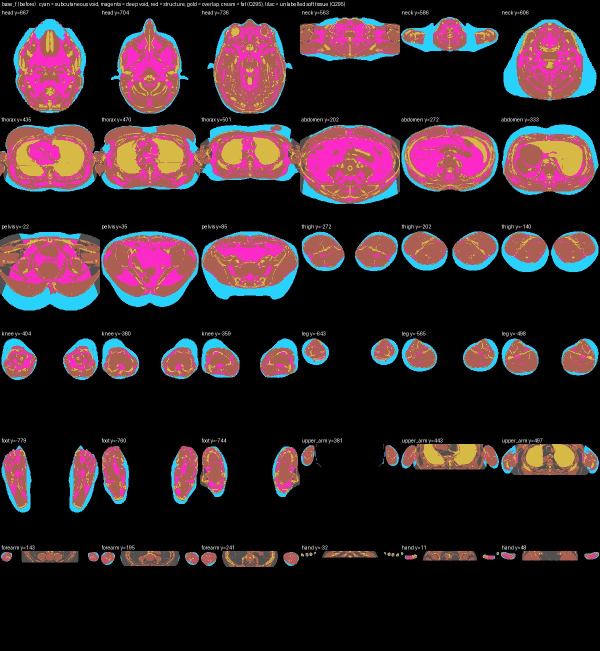
#> input picture data/derived/Q295_montages/base_f_before.jpg, 1200 x 1302 px (shown at 1/2 size)
$ python -i q205_hand_evidence.py   (imports and definitions only)
#> lines starting #> are read from the running program, lines starting #| are printed output that depends on the picture
"""Q205: bone evidence of HIS two hands from the full-resolution crops of scripts/cryo/q205_hand_crops.py -> data/derived/Q205_his_hand_photo_evidence.npz
(cream bone pixels, same rule as scripts/cryo/q192_hand_evidence.py: value > 165, saturation < 0.46, r-g < 36, b > 80, g > 0.8 r; inside the hand tissue, deeper than 4.5 mm; blobs >= 12 mm2),
block-reduced to 1 mm voxels (>= 50 % of the 3 x 3 pixels) in atlas mm.  Real pixels only.
    python3 scripts/cryo/q205_hand_evidence.py CROPS.npz [OUT.npz]
"""
import sys

import numpy as np
from scipy import ndimage as ndi

PX = 0.33


def cream(im):
    f = im.astype(np.float32)
    r, g, b = f[..., 0], f[..., 1], f[..., 2]
    v = f.max(-1)
    sat = (v - f.min(-1)) / np.maximum(v, 1)
    return (v > 165) & (sat < 0.46) & ((r - g) < 36) & (b > 80) & (g > 0.80 * r)


def tissue(im):
    i16 = im.astype(np.int16)
    T = (i16[..., 0] > i16[..., 2] + 20) & (i16.max(-1) > 45)
    T = ndi.binary_opening(T, iterations=2)
    lab, n = ndi.label(T)
    if n:
        sz = ndi.sum(T, lab, range(1, n + 1))
        T = np.isin(lab, 1 + np.flatnonzero(sz > 400))
    return ndi.binary_fill_holes(T)


def level_mask(im, depth_mm=4.5, min_area_mm2=12.0):
    T = tissue(im)
    deep = ndi.distance_transform_edt(T) * PX > depth_mm
    c = ndi.binary_opening(cream(im) & deep, iterations=1)
    lab, n = ndi.label(c)
    if n:
        a = ndi.sum(c, lab, range(1, n + 1)) * PX * PX
        c = np.isin(lab, 1 + np.flatnonzero(a >= min_area_mm2))
    return c, T


def main(crops, out):
    z = np.load(crops)
    reg = z["reg"]
    res = {}
    for si, s in enumerate("rl"):
        X0, Y0 = reg[si]
        ev = []
        for li, y in enumerate(z["ys"]):
            im = z[f"crop_{s}"][li]
            c, T = level_mask(im)
            H, W = c.shape
            h3, w3 = H // 3, W // 3
            blk = c[:h3 * 3, :w3 * 3].reshape(h3, 3, w3, 3).mean((1, 3)) >= 0.5
            rr, cc = np.nonzero(blk)
            r0, r1, c0, c1 = z[f"box_px_{s}"]
            row = r0 + rr * 3 + 1.0
            col = c0 + cc * 3 + 1.0
            x = X0 + 6.0 - PX * col
            zz = Y0 - 4.8 + PX * row
            ev.append(np.c_[x, np.full(len(x), float(y)), zz])
        res[f"cream_{s}"] = np.vstack(ev).astype(np.float32)
        print(s, len(res[f"cream_{s}"]))
    np.savez_compressed(out, note=np.array("Q205: cream bone voxels (1 mm) of his hands from his full-resolution cryosection photographs, atlas mm, frame = the Q185a2 arm registration carried down the hand"), **res)


# [2 lines not run here, left out]

>>> import cv2
>>> picture = cv2.imread('../../data/derived/Q295_montages/base_f_before.jpg', cv2.IMREAD_GRAYSCALE)
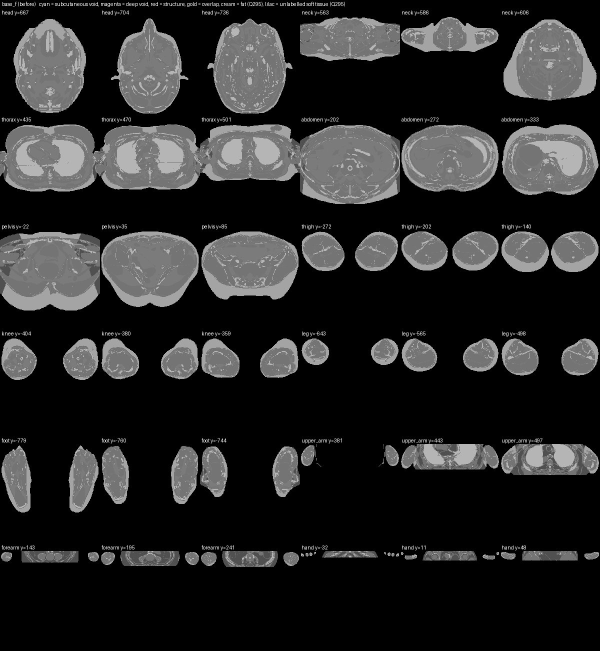
#> picture: shape (1302, 1200) (shown at 1/2 size); min 0, max 255, mean 41
>>> result = level_mask(picture)
#> in tissue, `lab, n = ndi.label(T)`: lab = 1302 values from 0 to 0; n = 0
#> in cream, `r, g, b = f[..., 0], f[..., 1], f[..., 2]`: r = 1302 values, max 193 at index 541, min 0 at index 2, mean 12.87; g = 1302 values, max 191 at index 542, min 0 at index 0, mean 12.92; b = 1302 values, max 192 at index 321, min 0 at index 0, mean 13.7
#> in cream, `v = f.max(-1)`: v = 1302 values, max 255 at index 6, min 0 at index 408, mean 126.4
#> in cream, `sat = (v - f.min(-1)) / np.maximum(v, 1)`: sat = 1302 values, max 1 at index 0, min 0 at index 408, mean 0.688
#> in level_mask, `lab, n = ndi.label(c)`: lab = 1302 values from 0 to 0; n = 0

$ run again, on data/derived/Q295_montages/base_m_before.jpg
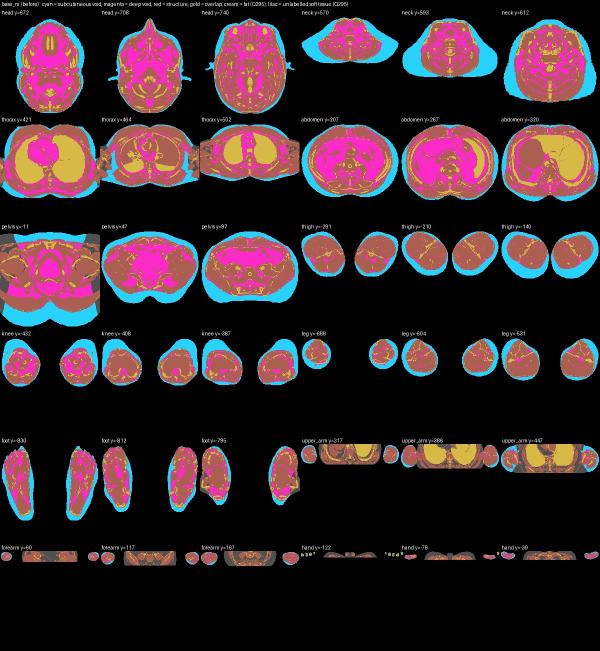
#> input picture data/derived/Q295_montages/base_m_before.jpg, 1200 x 1302 px (shown at 1/2 size)
#> `picture = cv2.imread('../../data/derived/Q295_montages/base_f_before.j..`:
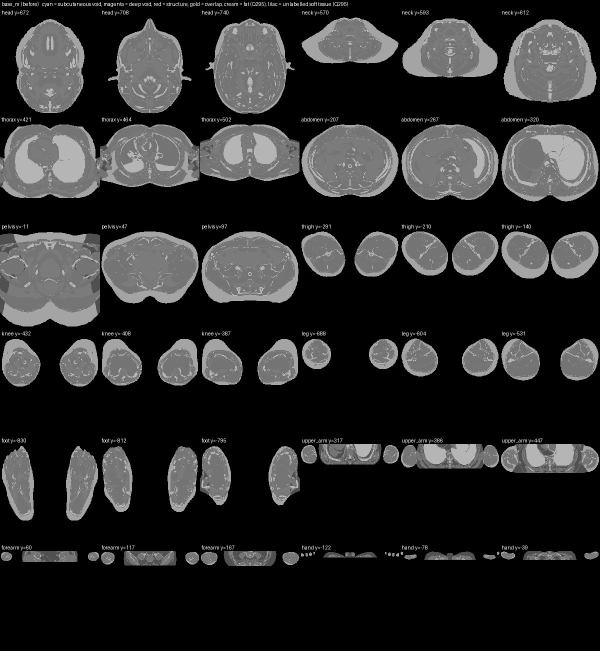
#> picture: shape (1302, 1200) (shown at 1/2 size); min 0, max 255, mean 44.3
#> in tissue, `lab, n = ndi.label(T)`: lab = 1302 values, max 1 at index 550, min 0 at index 0, mean 0.00614; n = 1
#> sz = [8]
#> r = 1302 values, max 190 at index 330, min 0 at index 2, mean 16.98; g = 1302 values, max 188 at index 335, min 0 at index 0, mean 17.21; b = 1302 values, max 193 at index 333, min 0 at index 0, mean 17.98
#> v = 1302 values, max 255 at index 6, min 0 at index 408, mean 133.8
#> sat = 1302 values, max 1 at index 0, min 0 at index 408, mean 0.737
#> in level_mask, `lab, n = ndi.label(c)`: lab = 1302 values from 0 to 0; n = 0

$ run again, on data/derived/Q295_montages/comb_f_before.jpg
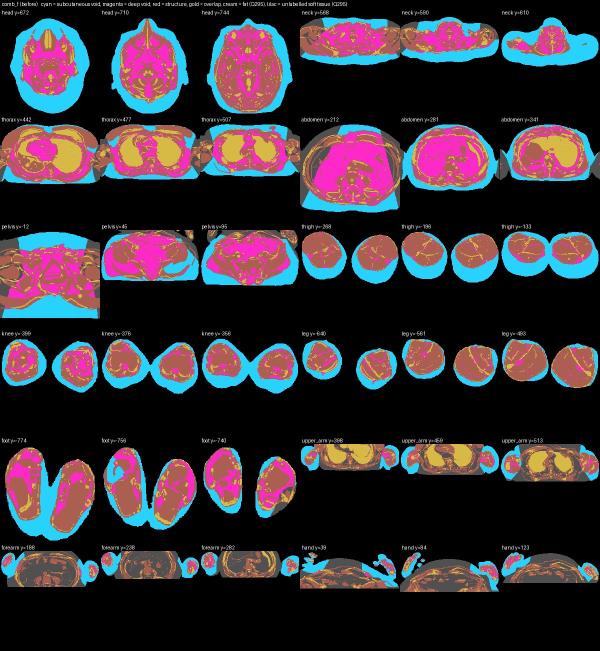
#> input picture data/derived/Q295_montages/comb_f_before.jpg, 1200 x 1302 px (shown at 1/2 size)
#> `picture = cv2.imread('../../data/derived/Q295_montages/base_f_before.j..`:
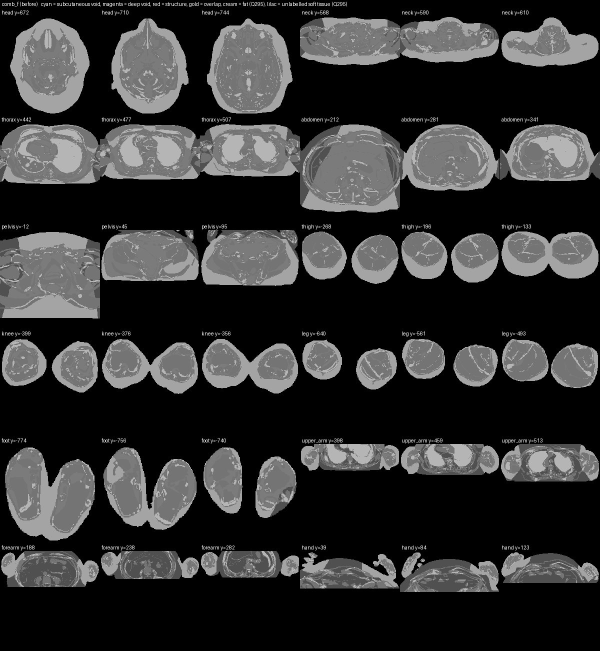
#> picture: shape (1302, 1200) (shown at 1/2 size); min 0, max 255, mean 51.4
#> in tissue, `lab, n = ndi.label(T)`: lab = 1302 values, max 1 at index 560, min 0 at index 0, mean 0.00538; n = 1
#> sz = [7]
#> r = 1302 values, max 188 at index 323, min 0 at index 0, mean 17.51; g = 1302 values, max 192 at index 321, min 0 at index 0, mean 17.68; b = 1302 values, max 190 at index 555, min 0 at index 1, mean 17.85
#> v = 1302 values, max 255 at index 6, min 0 at index 432, mean 151.4
#> sat = 1302 values, max 1 at index 0, min 0 at index 432, mean 0.823
#> in level_mask, `lab, n = ndi.label(c)`: lab = 1302 values from 0 to 0; n = 0

$ run again, on data/derived/Q295_montages/comb_m_before.jpg
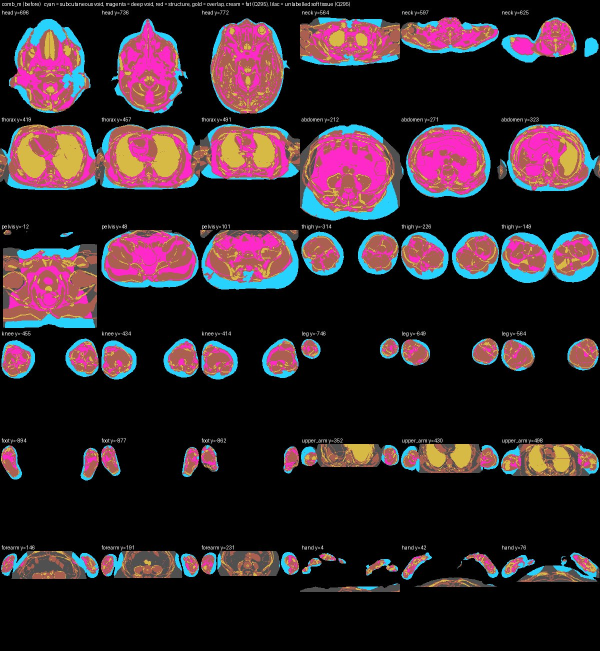
#> input picture data/derived/Q295_montages/comb_m_before.jpg, 1200 x 1302 px (shown at 1/2 size)
#> `picture = cv2.imread('../../data/derived/Q295_montages/base_f_before.j..`:
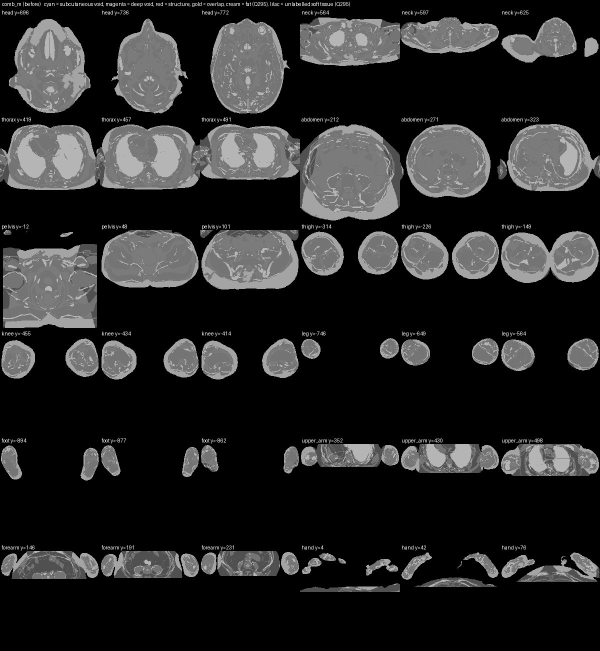
#> picture: shape (1302, 1200) (shown at 1/2 size); min 0, max 255, mean 40.8
#> in tissue, `lab, n = ndi.label(T)`: lab = 1302 values from 0 to 0; n = 0
#> r = 1302 values, max 189 at index 337, min 0 at index 0, mean 5.73; g = 1302 values, max 187 at index 309, min 0 at index 0, mean 5.91; b = 1302 values, max 187 at index 921, min 0 at index 1, mean 7.64
#> v = 1302 values, max 255 at index 6, min 0 at index 760, mean 134.8
#> sat = 1302 values, max 1 at index 0, min 0 at index 760, mean 0.731
#> in level_mask, `lab, n = ndi.label(c)`: lab = 1302 values from 0 to 0; n = 0
